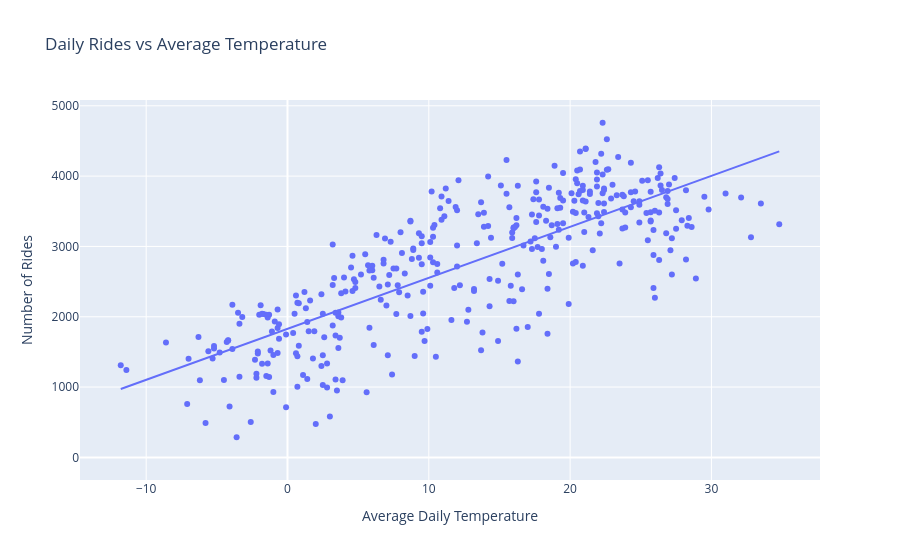

Write notebook code for a chart like this one.
### Markdown cell above
Rides and Average Temperature

### Code cell
fig = px.scatter(
    bike_weather_daily,
    x="temperature_2m_mean",
    y="number_of_rides",
    trendline="ols",
    title="Daily Rides vs Average Temperature"
)

fig.update_layout(
    xaxis_title="Average Daily Temperature",
    yaxis_title="Number of Rides"
)

fig.show()

### Figure 1 — Plotly figure (JSON) as saved in the notebook; plotly's stock layout.template omitted (floating-point values rounded to 4 significant figures; data arrays with more than 128 entries replaced by an {"elided": "..."} marker saying what was removed)
{"data": [{"hovertemplate": "temperature_2m_mean=%{x}<br>number_of_rides=%{y}<extra></extra>", "legendgroup": "", "marker": {"color": "#636efa", "symbol": "circle"}, "mode": "markers", "name": "", "orientation": "v", "showlegend": false, "type": "scatter", "x": {"elided": "366 float values"}, "xaxis": "x", "y": {"elided": "366 int values"}, "yaxis": "y"}, {"hovertemplate": "<b>OLS trendline</b><br>number_of_rides = 72.5149 * temperature_2m_mean + 1829.16<br>R<sup>2</sup>=0.613667<br><br>temperature_2m_mean=%{x}<br>number_of_rides=%{y} <b>(trend)</b><extra></extra>", "legendgroup": "", "marker": {"color": "#636efa", "symbol": "circle"}, "mode": "lines", "name": "", "showlegend": false, "type": "scatter", "x": {"elided": "365 float values"}, "xaxis": "x", "y": {"elided": "365 float values"}, "yaxis": "y"}], "layout": {"legend": {"tracegroupgap": 0}, "title": {"text": "Daily Rides vs Average Temperature"}, "xaxis": {"anchor": "y", "domain": [0, 1], "title": {"text": "Average Daily Temperature"}}, "yaxis": {"anchor": "x", "domain": [0, 1], "title": {"text": "Number of Rides"}}}}
